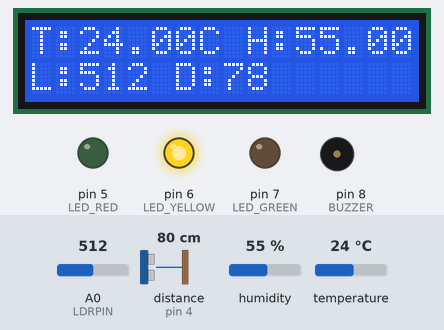
Bench run of a sketch on a simulated Arduino Uno, built with avr-gcc and run on an emulated ATmega328P. Parts: 16×2 character LCD, output pins drawn as LEDs (lit = HIGH), buzzer (waves = sounding, pin HIGH). Wiring (from diagram.json): ultrasonic range finder: trigger pin 3; echo pin 4. The test bench sets the inputs (shaded band); at power-on: distance to the obstacle (sensor on pin 4) 80 cm, temperature 24 °C, A0 (LDRPIN) = 512, humidity 55 %. The echo pulse lasts 58.3 µs per cm; pins used as bus, display or sensor lines are not drawn.

Above: at 1.2 s.
1.3 s: distance to the obstacle (sensor on pin 4) set to 299 cm
At 3.0 s:
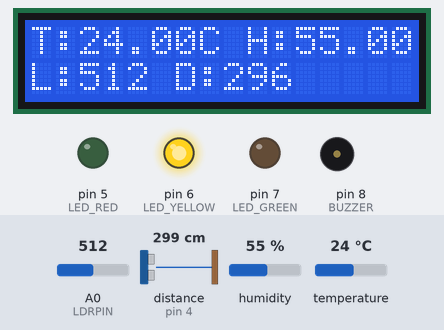
7.4 s: temperature set to 20.4 °C
At 9.3 s:
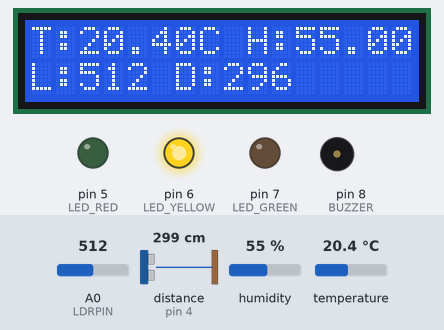
10.0 s: temperature set to 19.4 °C
At 11.0 s:
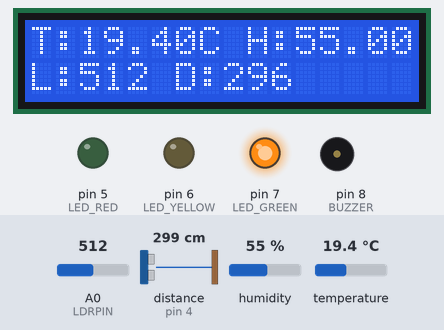
12.1 s: temperature set to 33 °C
At 13.9 s:
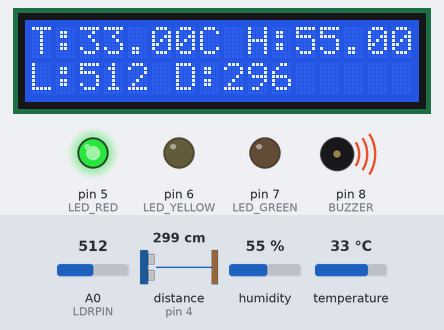
14.2 s: A0 (LDRPIN) set to 716
At 15.6 s:
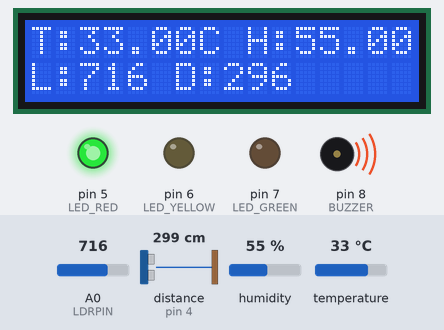
16.3 s: distance to the obstacle (sensor on pin 4) set to 2 cm
At 17.7 s:
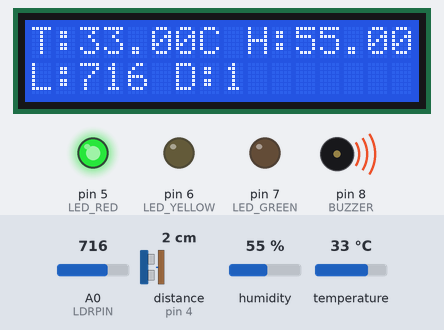
Timing chart, 0 to 19.3 s (numbered marks = the images above; inputs shaded):
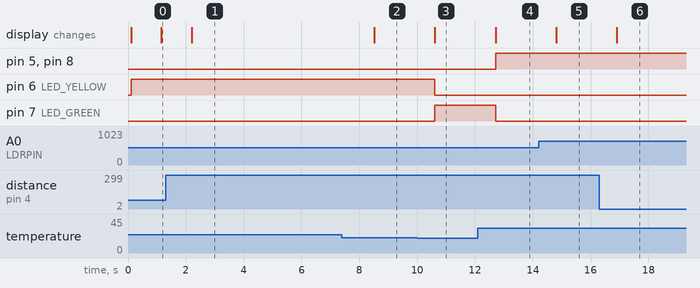

Measured:
- the behaviour switches between 20.1 and 20 °C on temperature (found by bisection; images 2 and 3)
- after the input at 1.3 s, the display: changes after 0.90 s (image 1)
- after the input at 7.4 s, the display: changes after 1.1 s (image 2)
- after the input at 10.0 s, pin 6 (LED_YELLOW): HIGH → LOW after 0.61 s; pin 7 (LED_GREEN): LOW → HIGH after 0.61 s; the display: changes after 0.61 s (image 3)
- after the input at 12.1 s, pin 5 (LED_RED), pin 8 (BUZZER): LOW → HIGH after 0.62 s; pin 7 (LED_GREEN): HIGH → LOW after 0.62 s; the display: changes after 0.62 s (image 4)
- after the input at 14.2 s, the display: changes after 0.62 s (image 5)
- after the input at 16.3 s, the display: changes after 0.60 s (image 6)

The sketch:

sketch.ino
```cpp
#include <DHT.h>
#include <LiquidCrystal_I2C.h>

// Pin mapping
#define DHTPIN 2
#define DHTTYPE DHT22
#define LDRPIN A0
#define TRIGPIN 3
#define ECHOPIN 4
#define BUZZER 8
#define LED_RED 5
#define LED_YELLOW 6
#define LED_GREEN 7

// Objects
DHT dht(DHTPIN, DHTTYPE);
LiquidCrystal_I2C lcd(0x27, 16, 2); // Adjust address if needed

void setup() {
  Serial.begin(9600);
  dht.begin();

  pinMode(LDRPIN, INPUT);
  pinMode(TRIGPIN, OUTPUT);
  pinMode(ECHOPIN, INPUT);
  pinMode(BUZZER, OUTPUT);
  pinMode(LED_RED, OUTPUT);
  pinMode(LED_YELLOW, OUTPUT);
  pinMode(LED_GREEN, OUTPUT);

  lcd.init();
  lcd.backlight();
  lcd.setCursor(0,0);
  lcd.print("System Ready");
}

void loop() {
  // DHT22 readings
  float temp = dht.readTemperature();
  float hum = dht.readHumidity();

  // LDR reading
  int ldrValue = analogRead(LDRPIN);

  // HC-SR04 distance
  digitalWrite(TRIGPIN, LOW);
  delayMicroseconds(2);
  digitalWrite(TRIGPIN, HIGH);
  delayMicroseconds(10);
  digitalWrite(TRIGPIN, LOW);
  long duration = pulseIn(ECHOPIN, HIGH);
  int distance = duration * 0.034 / 2;

  // Display on LCD
  lcd.clear();
  lcd.setCursor(0,0);
  lcd.print("T:");
  lcd.print(temp);
  lcd.print("C H:");
  lcd.print(hum);
  lcd.setCursor(0,1);
  lcd.print("L:");
  lcd.print(ldrValue);
  lcd.print(" D:");
  lcd.print(distance);

  // LED logic (example thresholds)
  if (temp > 30) {
    digitalWrite(LED_RED, HIGH);
    digitalWrite(LED_YELLOW, LOW);
    digitalWrite(LED_GREEN, LOW);
    digitalWrite(BUZZER, HIGH);
  } else if (temp > 20) {
    digitalWrite(LED_RED, LOW);
    digitalWrite(LED_YELLOW, HIGH);
    digitalWrite(LED_GREEN, LOW);
    digitalWrite(BUZZER, LOW);
  } else {
    digitalWrite(LED_RED, LOW);
    digitalWrite(LED_YELLOW, LOW);
    digitalWrite(LED_GREEN, HIGH);
    digitalWrite(BUZZER, LOW);
  }

  delay(1000);
}
```
